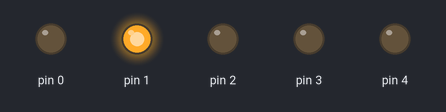
A sketch run on a simulated Arduino Uno, built with avr-gcc and run on an emulated ATmega328P. Parts: output pins drawn as LEDs (lit = HIGH).

Above: at 0.15 s.
At 1.15 s:
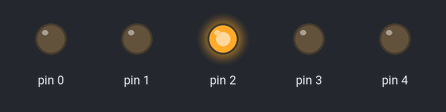
At 3.15 s:
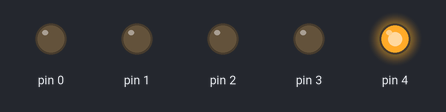
At 6.1 s:
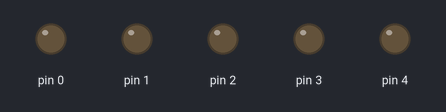
At 9.15 s:
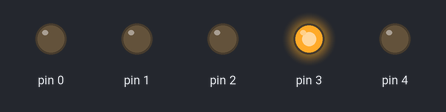
Timing chart, 0 to 9.8 s (numbered marks = the images above):
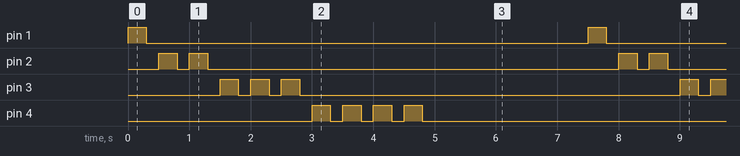

Measured:
- by itself, pin 1: alternates HIGH for 0.30 s and LOW for 7.2 s
- by itself, pin 2: repeats every 7.5 s: LOW 0.20 s, HIGH 0.30 s, LOW 6.7 s, HIGH 0.30 s
- by itself, pin 3: repeats every 7.5 s: 2 × (LOW 0.20 s, HIGH 0.30 s), LOW 6.2 s, HIGH 0.30 s
- by itself, pin 4: repeats every 7.5 s: 3 × (LOW 0.20 s, HIGH 0.30 s), LOW 5.7 s, HIGH 0.30 s

The sketch:

blinkTest.ino
```cpp
int _ledPin = 0;

void setup() {
  // put your setup code here, to run once:
  for(int i=0; i<5; i++){
    pinMode(i, OUTPUT);
  }
}

void blink(int port){
  for(int i=0; i<port; i++){
    digitalWrite(port, HIGH);
    delay(300);
    digitalWrite(port, LOW);
    delay(200);
  }
}

void loop() {
  // put your main code here, to run repeatedly:
  blink(_ledPin++);
  if(_ledPin>5){
    _ledPin=0;
  }
}
```
